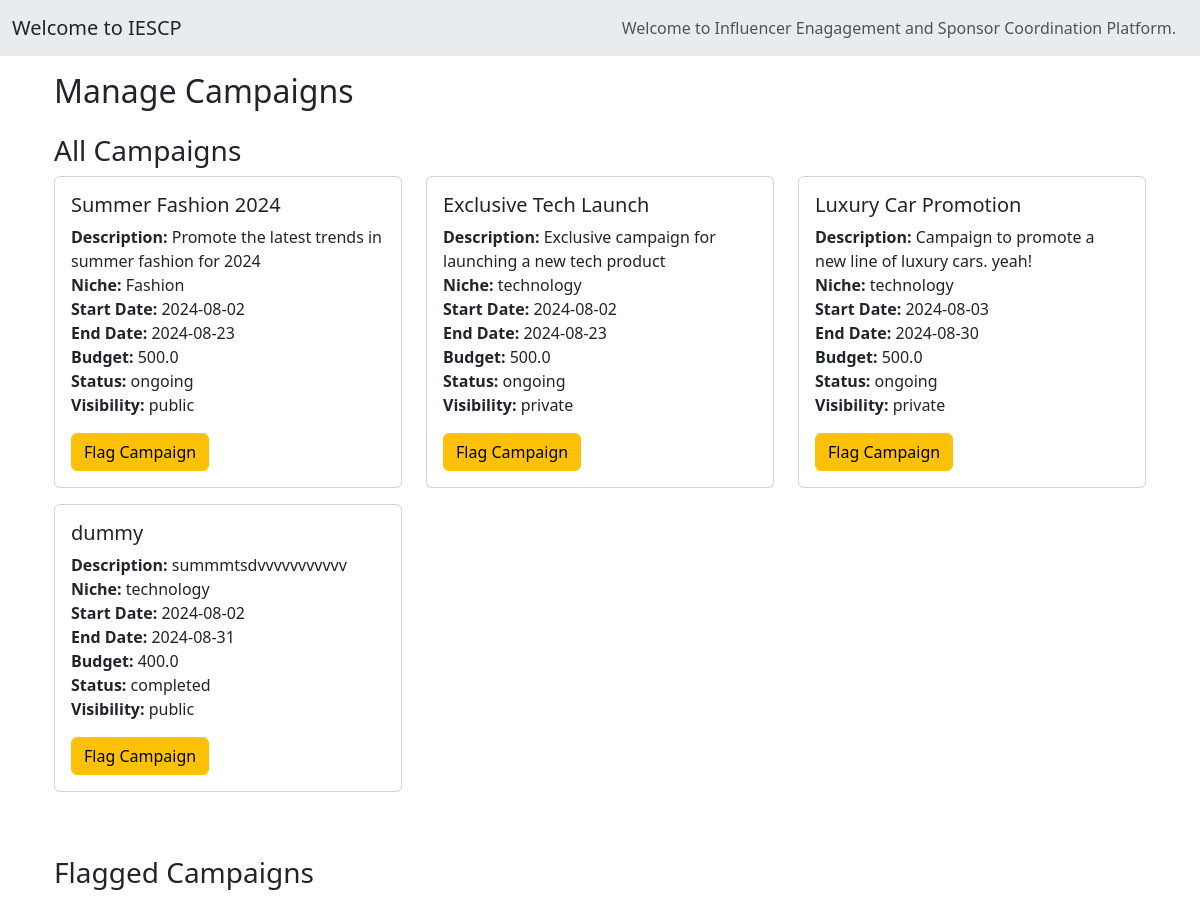
The page /admin/campaigns on the database its author committed.
### models.py (models this page shows, shortened)
class Campaign(db.Model):
    __tablename__ = 'campaigns'
    id = db.Column(db.Integer, primary_key=True)
    title = db.Column(db.String(200), nullable=False)
    description = db.Column(db.String(400), nullable=False)
    niche = db.Column(db.String(100), nullable=False)
    start_date = db.Column(db.Date, nullable=False)
    end_date = db.Column(db.Date, nullable=False)
    budget = db.Column(db.Float, nullable=False)
    visibility = db.Column(db.String(50), nullable=False)
    status = db.Column(db.String(50), nullable=False, default='ongoing')
    goals = db.Column(db.Text, nullable=True)
    sponsor_id = db.Column(db.Integer, db.ForeignKey('users.id'), nullable=False)
    is_flagged = db.Column(db.Boolean, default=False)
    sponsor = db.relationship('User', backref=db.backref('campaigns', lazy=True))
    ad_requests = db.relationship('AdRequest', backref='campaign', lazy=True)

### main.py (the view)
@app.route('/admin/campaigns', methods=['GET'])
def manage_campaigns():
    campaigns = Campaign.query.all()
    return render_template('/admin/admin_campaigns.html', campaigns=campaigns)

### templates/admin/admin_campaigns.html (shortened to what this page needs)
{% extends 'base.html' %}
{% block content %}
<div class="container mt-3">
    <h2 class="mb-4">Manage Campaigns</h2>
    <div class="mb-5">
        <h3>All Campaigns</h3>
        <div class="row">
            {% for campaign in campaigns %}
            <div class="col-md-4 mb-3">
                <div class="card">
                    <div class="card-body">
                        <h5 class="card-title">{{ campaign.title }}</h5>
                        <p class="card-text">
                            <strong>Description:</strong> {{ campaign.description }}<br>
                            <strong>Niche:</strong> {{ campaign.niche }}<br>
                            <strong>Start Date:</strong> {{ campaign.start_date }}<br>
                            <strong>End Date:</strong> {{ campaign.end_date }}<br>
                            <strong>Budget:</strong> {{ campaign.budget }}<br>
                            <strong>Status:</strong> {{ campaign.status }}<br>
                            <strong>Visibility:</strong> {{ campaign.visibility }}
                        </p>
                        <form method="POST" action="{{ url_for('flag_campaign', campaign_id=campaign.id) }}" style="display:inline;">
                            <button type="submit" class="btn btn-warning">Flag Campaign</button>
                        </form>
                    </div>
                </div>
            </div>
            {% endfor %}
        </div>
    </div>
    <div class="mb-5">
        <h3>Flagged Campaigns</h3>
    </div>
</div>
{% endblock %}

### rows shown on the page
Campaign: title "Summer Fashion 2024", description "Promote the latest trends in summer fashion for 2024", niche "Fashion", start_date "2024-08-02", end_date "2024-08-23", budget "500.0", status "ongoing", visibility "public"
Campaign: title "Exclusive Tech Launch", description "Exclusive campaign for launching a new tech product", niche "technology", start_date "2024-08-02", end_date "2024-08-23", budget "500.0", status "ongoing", visibility "private"
Campaign: title "Luxury Car Promotion", description "Campaign to promote a new line of luxury cars. yeah!", niche "technology", start_date "2024-08-03", end_date "2024-08-30", budget "500.0", status "ongoing", visibility "private"
Campaign: title "dummy", description "summmtsdvvvvvvvvvvv", niche "technology", start_date "2024-08-02", end_date "2024-08-31", budget "400.0", status "completed", visibility "public"
